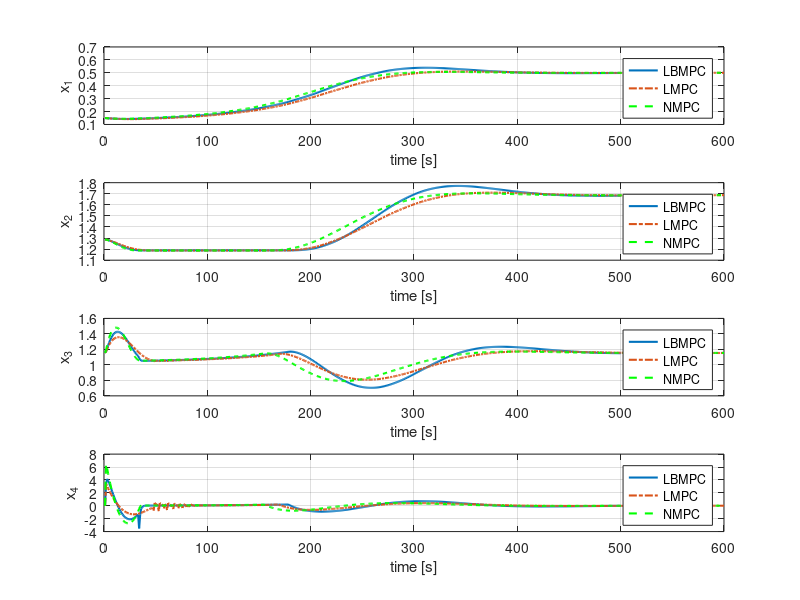
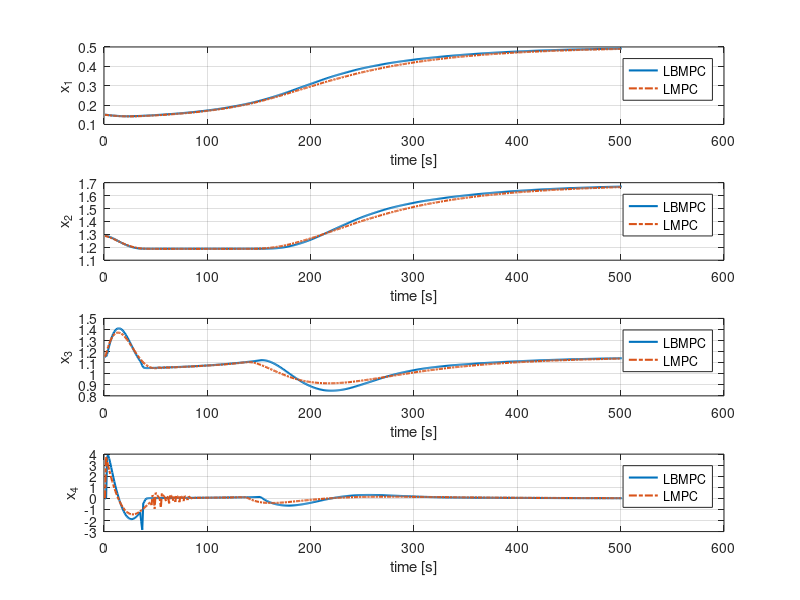
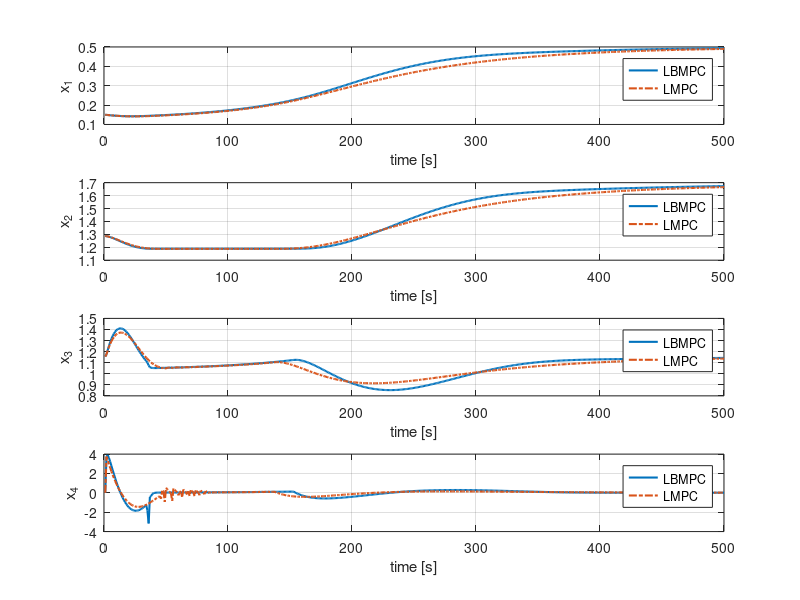

These charts were generated, in order, by the following MATLAB code:
addpath('data/casadi/');

%% N=100
load('DMS_tLBMPC_q100.mat');
load('tLMPC.mat'); 
load('tNMPC.mat');
[l,n]=size(xlo);
figure;
    for i=1:l
        subplot(l,1,i);
        plot(xlo(i,:),'Linewidth',1.5); hold on;
        plot(xl(i,:),'Linewidth',1.5,'LineStyle','-.'); hold on;
        plot(xnl(i,:),'Linewidth',1.5,'LineStyle','--','Color','g'); hold on;
        grid on
        xlabel('time [s]');
        if i<=n
            lableTex = ['x_{',num2str(i),'}'];
        else
            lableTex = ['u_{',num2str(i-n),'}'];
        end
        ylabel(lableTex,'Interpreter','tex' );
        legend('LBMPC','LMPC','NMPC')
    end
%%  N=50
load('DMS_N50_tLBMPC_q10.mat');
load('DMS_N50_tLMPC.mat'); 
[l,n]=size(xlo);
figure;
    for i=1:l
        subplot(l,1,i);
        plot(xlo(i,:),'Linewidth',1.5); hold on;
        plot(xl(i,:),'Linewidth',1.5,'LineStyle','-.'); hold on;
        grid on
        xlabel('time [s]');
        if i<=n
            lableTex = ['x_{',num2str(i),'}'];
        else
            lableTex = ['u_{',num2str(i-n),'}'];
        end
        ylabel(lableTex,'Interpreter','tex' );
        legend('LBMPC','LMPC')
    end
%%
load('DMS_N50_tLBMPC_q100.mat');
load('DMS_N50_tLMPC.mat'); 
[l,n]=size(xlo);

figure;
    for i=1:l
        subplot(l,1,i);
        plot(xlo(i,:),'Linewidth',1.5); hold on;
        plot(xl(i,:),'Linewidth',1.5,'LineStyle','-.'); hold on;
        grid on
        xlabel('time [s]');
        if i<=n
            lableTex = ['x_{',num2str(i),'}'];
        else
            lableTex = ['u_{',num2str(i-n),'}'];
        end
        ylabel(lableTex,'Interpreter','tex' );
        legend('LBMPC','LMPC')
    end